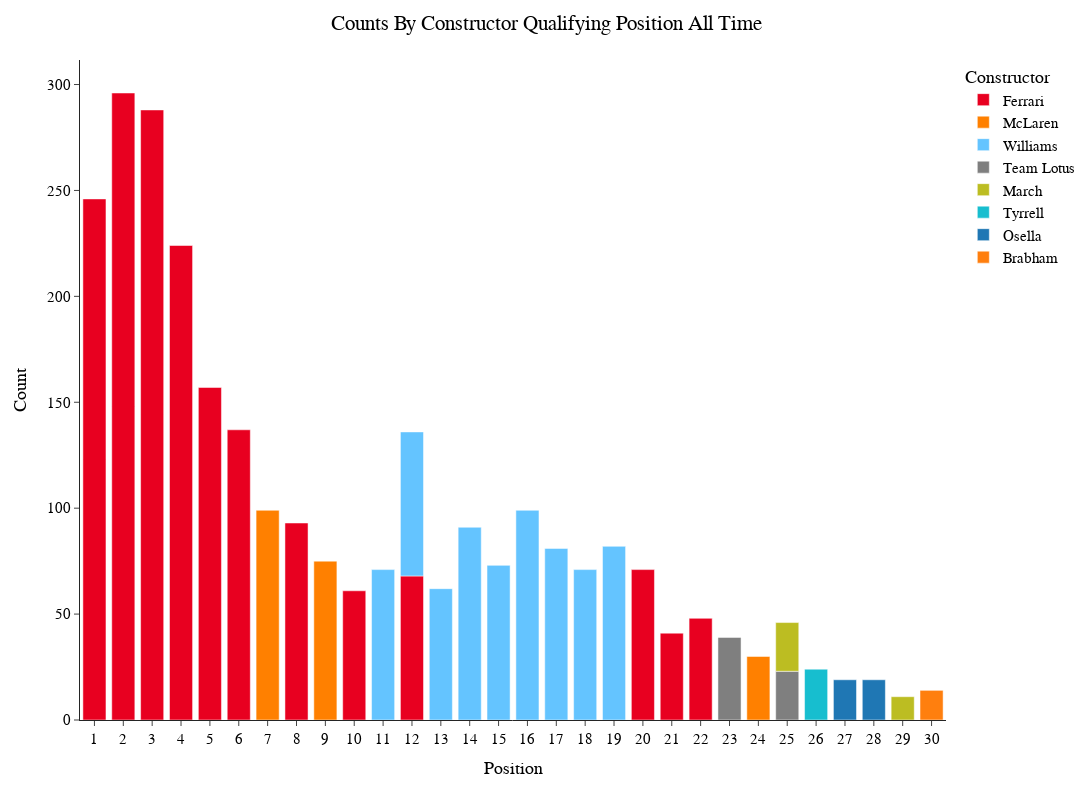

Notebook code for this chart:
### Code cell
fig_top_qualy=px.bar(grouped_top_qualy, 
           x="Position", 
           y="Count", 
           color='Constructor',
           height=800,
           width=1400,
           template='simple_white',
           hover_data=["Constructor"],
            color_discrete_map={
                 "Alpine": "#0093cc",
                 "Aston Martin": "#229971",
                 "Ferrari": "#E80020",
                 "Haas F1 Team": "#B6BABD",
                 "Kick Sauber": "#52e252",
                 "McLaren": "#FF8000",
                 "Mercedes": "#27F4D2",
                 "RB": "#6692FF",
                 "Red Bull Racing": "#3671C6",
                 "Williams": "#64C4FF" ,
                 "Alfa Romeo":"#C92D4B",
                 "AlphaTauri":"#5E8FAA",
                 "Racing Point":"#F596C8",
                 "Renault":"#FFF500",
                 "Toro Rosso":"#469bff",
                 "Force India":"#F596C8",
                 "Sauber":"#9B0000"
                 },
        )

fig_top_qualy.update_layout(
    title="Counts By Constructor Qualifying Position All Time",
    hoverlabel=dict(
        bgcolor="white",
        font_size=15,
        font_family="PT Sans Narrow"
    ),
    title_x=0.5,
    yaxis = dict(tickfont = dict(size=15)),
    xaxis = dict(tickfont = dict(size=15),
                 tickmode = 'linear',
    tick0 = 1,
    dtick = 1),
    font=dict(
        family="PT Sans Narrow",
        size=15,
        color="Black"
    ),
    title_font_family="PT Sans Narrow"
)
# fig_top_qualy.update_traces(marker_color='#246DF8')

### Figure 1 — Plotly figure (JSON) as saved in the notebook; plotly's stock layout.template omitted (floating-point values rounded to 4 significant figures)
{"data": [{"alignmentgroup": "True", "customdata": [["Ferrari"], ["Ferrari"], ["Ferrari"], ["Ferrari"], ["Ferrari"], ["Ferrari"], ["Ferrari"], ["Ferrari"], ["Ferrari"], ["Ferrari"], ["Ferrari"], ["Ferrari"]], "hovertemplate": "Constructor=%{customdata[0]}<br>Position=%{x}<br>Count=%{y}<extra></extra>", "legendgroup": "Ferrari", "marker": {"color": "#E80020", "pattern": {"shape": ""}}, "name": "Ferrari", "offsetgroup": "Ferrari", "orientation": "v", "showlegend": true, "textposition": "auto", "type": "bar", "x": [1, 2, 3, 4, 5, 6, 8, 10, 12, 20, 21, 22], "xaxis": "x", "y": [246, 296, 288, 224, 157, 137, 93, 61, 68, 71, 41, 48], "yaxis": "y"}, {"alignmentgroup": "True", "customdata": [["McLaren"], ["McLaren"], ["McLaren"]], "hovertemplate": "Constructor=%{customdata[0]}<br>Position=%{x}<br>Count=%{y}<extra></extra>", "legendgroup": "McLaren", "marker": {"color": "#FF8000", "pattern": {"shape": ""}}, "name": "McLaren", "offsetgroup": "McLaren", "orientation": "v", "showlegend": true, "textposition": "auto", "type": "bar", "x": [7, 9, 24], "xaxis": "x", "y": [99, 75, 30], "yaxis": "y"}, {"alignmentgroup": "True", "customdata": [["Williams"], ["Williams"], ["Williams"], ["Williams"], ["Williams"], ["Williams"], ["Williams"], ["Williams"], ["Williams"]], "hovertemplate": "Constructor=%{customdata[0]}<br>Position=%{x}<br>Count=%{y}<extra></extra>", "legendgroup": "Williams", "marker": {"color": "#64C4FF", "pattern": {"shape": ""}}, "name": "Williams", "offsetgroup": "Williams", "orientation": "v", "showlegend": true, "textposition": "auto", "type": "bar", "x": [11, 12, 13, 14, 15, 16, 17, 18, 19], "xaxis": "x", "y": [71, 68, 62, 91, 73, 99, 81, 71, 82], "yaxis": "y"}, {"alignmentgroup": "True", "customdata": [["Team Lotus"], ["Team Lotus"]], "hovertemplate": "Constructor=%{customdata[0]}<br>Position=%{x}<br>Count=%{y}<extra></extra>", "legendgroup": "Team Lotus", "marker": {"color": "#7F7F7F", "pattern": {"shape": ""}}, "name": "Team Lotus", "offsetgroup": "Team Lotus", "orientation": "v", "showlegend": true, "textposition": "auto", "type": "bar", "x": [23, 25], "xaxis": "x", "y": [39, 23], "yaxis": "y"}, {"alignmentgroup": "True", "customdata": [["March"], ["March"]], "hovertemplate": "Constructor=%{customdata[0]}<br>Position=%{x}<br>Count=%{y}<extra></extra>", "legendgroup": "March", "marker": {"color": "#BCBD22", "pattern": {"shape": ""}}, "name": "March", "offsetgroup": "March", "orientation": "v", "showlegend": true, "textposition": "auto", "type": "bar", "x": [25, 29], "xaxis": "x", "y": [23, 11], "yaxis": "y"}, {"alignmentgroup": "True", "customdata": [["Tyrrell"]], "hovertemplate": "Constructor=%{customdata[0]}<br>Position=%{x}<br>Count=%{y}<extra></extra>", "legendgroup": "Tyrrell", "marker": {"color": "#17BECF", "pattern": {"shape": ""}}, "name": "Tyrrell", "offsetgroup": "Tyrrell", "orientation": "v", "showlegend": true, "textposition": "auto", "type": "bar", "x": [26], "xaxis": "x", "y": [24], "yaxis": "y"}, {"alignmentgroup": "True", "customdata": [["Osella"], ["Osella"]], "hovertemplate": "Constructor=%{customdata[0]}<br>Position=%{x}<br>Count=%{y}<extra></extra>", "legendgroup": "Osella", "marker": {"color": "#1F77B4", "pattern": {"shape": ""}}, "name": "Osella", "offsetgroup": "Osella", "orientation": "v", "showlegend": true, "textposition": "auto", "type": "bar", "x": [27, 28], "xaxis": "x", "y": [19, 19], "yaxis": "y"}, {"alignmentgroup": "True", "customdata": [["Brabham"]], "hovertemplate": "Constructor=%{customdata[0]}<br>Position=%{x}<br>Count=%{y}<extra></extra>", "legendgroup": "Brabham", "marker": {"color": "#FF7F0E", "pattern": {"shape": ""}}, "name": "Brabham", "offsetgroup": "Brabham", "orientation": "v", "showlegend": true, "textposition": "auto", "type": "bar", "x": [30], "xaxis": "x", "y": [14], "yaxis": "y"}], "layout": {"barmode": "relative", "font": {"color": "Black", "family": "PT Sans Narrow", "size": 15}, "height": 800, "hoverlabel": {"bgcolor": "white", "font": {"family": "PT Sans Narrow", "size": 15}}, "legend": {"title": {"text": "Constructor"}, "tracegroupgap": 0}, "margin": {"t": 60}, "title": {"font": {"family": "PT Sans Narrow"}, "text": "Counts By Constructor Qualifying Position All Time", "x": 0.5}, "width": 1400, "xaxis": {"anchor": "y", "domain": [0, 1], "dtick": 1, "tick0": 1, "tickfont": {"size": 15}, "tickmode": "linear", "title": {"text": "Position"}}, "yaxis": {"anchor": "x", "domain": [0, 1], "tickfont": {"size": 15}, "title": {"text": "Count"}}}}
